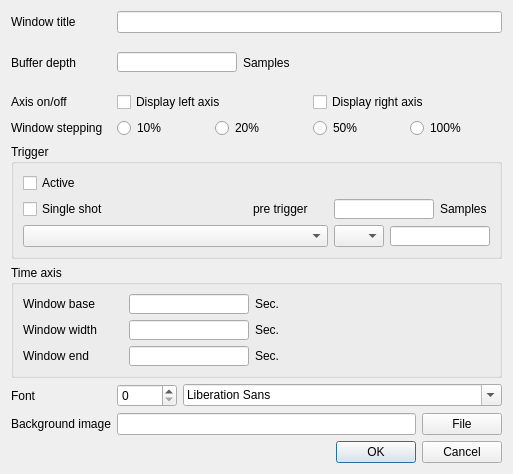
<?xml version="1.0" encoding="UTF-8"?>
<ui version="4.0">
 <class>OscilloscopeConfigDialog</class>
 <widget class="QDialog" name="OscilloscopeConfigDialog">
  <property name="geometry">
   <rect>
    <x>0</x>
    <y>0</y>
    <width>513</width>
    <height>474</height>
   </rect>
  </property>
  <property name="windowTitle">
   <string>Configure Oscilloscope</string>
  </property>
  <property name="windowIcon">
   <iconset resource="../../Icons.qrc">
    <normaloff>:/Icons/Graph.ico</normaloff>:/Icons/Graph.ico</iconset>
  </property>
  <layout class="QVBoxLayout" name="verticalLayout_3">
   <item>
    <layout class="QHBoxLayout" name="horizontalLayout">
     <item>
      <widget class="QLabel" name="label">
       <property name="minimumSize">
        <size>
         <width>100</width>
         <height>0</height>
        </size>
       </property>
       <property name="maximumSize">
        <size>
         <width>100</width>
         <height>16777215</height>
        </size>
       </property>
       <property name="text">
        <string>Window title</string>
       </property>
      </widget>
     </item>
     <item>
      <widget class="QLineEdit" name="WindowTitleLineEdit"/>
     </item>
    </layout>
   </item>
   <item>
    <layout class="QHBoxLayout" name="horizontalLayout_2">
     <item>
      <widget class="QLabel" name="label_2">
       <property name="minimumSize">
        <size>
         <width>100</width>
         <height>0</height>
        </size>
       </property>
       <property name="maximumSize">
        <size>
         <width>100</width>
         <height>16777215</height>
        </size>
       </property>
       <property name="text">
        <string>Buffer depth</string>
       </property>
      </widget>
     </item>
     <item>
      <widget class="TextValueInput" name="BufferDepthLineEdit">
       <property name="maximumSize">
        <size>
         <width>120</width>
         <height>20</height>
        </size>
       </property>
      </widget>
     </item>
     <item>
      <widget class="QLabel" name="label_14">
       <property name="maximumSize">
        <size>
         <width>50</width>
         <height>16777215</height>
        </size>
       </property>
       <property name="text">
        <string>Samples</string>
       </property>
      </widget>
     </item>
     <item>
      <spacer name="horizontalSpacer_2">
       <property name="orientation">
        <enum>Qt::Horizontal</enum>
       </property>
       <property name="sizeHint" stdset="0">
        <size>
         <width>40</width>
         <height>20</height>
        </size>
       </property>
      </spacer>
     </item>
    </layout>
   </item>
   <item>
    <layout class="QHBoxLayout" name="horizontalLayout_3">
     <item>
      <widget class="QLabel" name="label_13">
       <property name="minimumSize">
        <size>
         <width>100</width>
         <height>0</height>
        </size>
       </property>
       <property name="maximumSize">
        <size>
         <width>100</width>
         <height>16777215</height>
        </size>
       </property>
       <property name="text">
        <string>Axis on/off</string>
       </property>
      </widget>
     </item>
     <item>
      <widget class="QCheckBox" name="DisplayLeftAxisCheckBox">
       <property name="text">
        <string>Display left axis</string>
       </property>
      </widget>
     </item>
     <item>
      <widget class="QCheckBox" name="DisplayRightAxisCheckBox">
       <property name="text">
        <string>Display right axis</string>
       </property>
      </widget>
     </item>
    </layout>
   </item>
   <item>
    <layout class="QHBoxLayout" name="horizontalLayout_4">
     <item>
      <widget class="QLabel" name="label_3">
       <property name="minimumSize">
        <size>
         <width>100</width>
         <height>0</height>
        </size>
       </property>
       <property name="maximumSize">
        <size>
         <width>100</width>
         <height>16777215</height>
        </size>
       </property>
       <property name="text">
        <string>Window stepping</string>
       </property>
      </widget>
     </item>
     <item>
      <widget class="QRadioButton" name="Stepping10RadioButton">
       <property name="text">
        <string>10%</string>
       </property>
      </widget>
     </item>
     <item>
      <widget class="QRadioButton" name="Stepping20RadioButton">
       <property name="text">
        <string>20%</string>
       </property>
      </widget>
     </item>
     <item>
      <widget class="QRadioButton" name="Stepping50RadioButton">
       <property name="text">
        <string>50%</string>
       </property>
      </widget>
     </item>
     <item>
      <widget class="QRadioButton" name="Stepping100RadioButton">
       <property name="text">
        <string>100%</string>
       </property>
      </widget>
     </item>
    </layout>
   </item>
   <item>
    <widget class="QGroupBox" name="TriggerGroupBox">
     <property name="title">
      <string>Trigger</string>
     </property>
     <layout class="QVBoxLayout" name="verticalLayout">
      <item>
       <widget class="QCheckBox" name="TriggerCheckBox">
        <property name="text">
         <string>Active</string>
        </property>
       </widget>
      </item>
      <item>
       <layout class="QHBoxLayout" name="horizontalLayout_5">
        <item>
         <widget class="QCheckBox" name="SingleShotCheckBox">
          <property name="minimumSize">
           <size>
            <width>100</width>
            <height>0</height>
           </size>
          </property>
          <property name="text">
           <string>Single shot</string>
          </property>
         </widget>
        </item>
        <item>
         <widget class="QLabel" name="label_4">
          <property name="maximumSize">
           <size>
            <width>75</width>
            <height>16777215</height>
           </size>
          </property>
          <property name="text">
           <string>pre trigger</string>
          </property>
         </widget>
        </item>
        <item>
         <widget class="TextValueInput" name="PreTriggerSamplesLineEdit">
          <property name="maximumSize">
           <size>
            <width>100</width>
            <height>20</height>
           </size>
          </property>
         </widget>
        </item>
        <item>
         <widget class="QLabel" name="label_5">
          <property name="maximumSize">
           <size>
            <width>50</width>
            <height>16777215</height>
           </size>
          </property>
          <property name="text">
           <string>Samples</string>
          </property>
         </widget>
        </item>
       </layout>
      </item>
      <item>
       <layout class="QHBoxLayout" name="horizontalLayout_6">
        <item>
         <widget class="QComboBox" name="TriggerVariableComboBox"/>
        </item>
        <item>
         <widget class="QComboBox" name="TriggerEventComboBox">
          <property name="minimumSize">
           <size>
            <width>50</width>
            <height>0</height>
           </size>
          </property>
          <property name="maximumSize">
           <size>
            <width>50</width>
            <height>16777215</height>
           </size>
          </property>
         </widget>
        </item>
        <item>
         <widget class="TextValueInput" name="TriggerValueLineEdit">
          <property name="maximumSize">
           <size>
            <width>100</width>
            <height>20</height>
           </size>
          </property>
         </widget>
        </item>
       </layout>
      </item>
     </layout>
    </widget>
   </item>
   <item>
    <widget class="QGroupBox" name="TimeAxisGroupBox">
     <property name="title">
      <string>Time axis</string>
     </property>
     <layout class="QVBoxLayout" name="verticalLayout_2">
      <item>
       <layout class="QHBoxLayout" name="horizontalLayout_7">
        <item>
         <widget class="QLabel" name="label_6">
          <property name="minimumSize">
           <size>
            <width>100</width>
            <height>0</height>
           </size>
          </property>
          <property name="maximumSize">
           <size>
            <width>100</width>
            <height>16777215</height>
           </size>
          </property>
          <property name="text">
           <string>Window base</string>
          </property>
         </widget>
        </item>
        <item>
         <widget class="TextValueInput" name="TimeAxisBaseLineEdit">
          <property name="maximumSize">
           <size>
            <width>120</width>
            <height>20</height>
           </size>
          </property>
         </widget>
        </item>
        <item>
         <widget class="QLabel" name="label_9">
          <property name="minimumSize">
           <size>
            <width>40</width>
            <height>0</height>
           </size>
          </property>
          <property name="maximumSize">
           <size>
            <width>100</width>
            <height>16777215</height>
           </size>
          </property>
          <property name="text">
           <string>Sec.</string>
          </property>
         </widget>
        </item>
        <item>
         <spacer name="horizontalSpacer">
          <property name="orientation">
           <enum>Qt::Horizontal</enum>
          </property>
          <property name="sizeHint" stdset="0">
           <size>
            <width>40</width>
            <height>20</height>
           </size>
          </property>
         </spacer>
        </item>
       </layout>
      </item>
      <item>
       <layout class="QHBoxLayout" name="horizontalLayout_8">
        <item>
         <widget class="QLabel" name="label_7">
          <property name="minimumSize">
           <size>
            <width>100</width>
            <height>0</height>
           </size>
          </property>
          <property name="maximumSize">
           <size>
            <width>100</width>
            <height>16777215</height>
           </size>
          </property>
          <property name="text">
           <string>Window width</string>
          </property>
         </widget>
        </item>
        <item>
         <widget class="TextValueInput" name="TimeAxisWidthLineEdit">
          <property name="maximumSize">
           <size>
            <width>120</width>
            <height>20</height>
           </size>
          </property>
         </widget>
        </item>
        <item>
         <widget class="QLabel" name="label_10">
          <property name="minimumSize">
           <size>
            <width>40</width>
            <height>0</height>
           </size>
          </property>
          <property name="maximumSize">
           <size>
            <width>100</width>
            <height>16777215</height>
           </size>
          </property>
          <property name="text">
           <string>Sec.</string>
          </property>
         </widget>
        </item>
        <item>
         <spacer name="horizontalSpacer_3">
          <property name="orientation">
           <enum>Qt::Horizontal</enum>
          </property>
          <property name="sizeHint" stdset="0">
           <size>
            <width>40</width>
            <height>20</height>
           </size>
          </property>
         </spacer>
        </item>
       </layout>
      </item>
      <item>
       <layout class="QHBoxLayout" name="horizontalLayout_9">
        <item>
         <widget class="QLabel" name="label_8">
          <property name="minimumSize">
           <size>
            <width>100</width>
            <height>0</height>
           </size>
          </property>
          <property name="maximumSize">
           <size>
            <width>100</width>
            <height>16777215</height>
           </size>
          </property>
          <property name="text">
           <string>Window end</string>
          </property>
         </widget>
        </item>
        <item>
         <widget class="TextValueInput" name="TimeAxisEndLineEdit">
          <property name="maximumSize">
           <size>
            <width>120</width>
            <height>20</height>
           </size>
          </property>
         </widget>
        </item>
        <item>
         <widget class="QLabel" name="label_11">
          <property name="minimumSize">
           <size>
            <width>40</width>
            <height>0</height>
           </size>
          </property>
          <property name="maximumSize">
           <size>
            <width>100</width>
            <height>16777215</height>
           </size>
          </property>
          <property name="text">
           <string>Sec.</string>
          </property>
         </widget>
        </item>
        <item>
         <spacer name="horizontalSpacer_4">
          <property name="orientation">
           <enum>Qt::Horizontal</enum>
          </property>
          <property name="sizeHint" stdset="0">
           <size>
            <width>40</width>
            <height>20</height>
           </size>
          </property>
         </spacer>
        </item>
       </layout>
      </item>
     </layout>
    </widget>
   </item>
   <item>
    <layout class="QHBoxLayout" name="horizontalLayout_10">
     <item>
      <widget class="QLabel" name="label_12">
       <property name="minimumSize">
        <size>
         <width>100</width>
         <height>0</height>
        </size>
       </property>
       <property name="maximumSize">
        <size>
         <width>100</width>
         <height>16777215</height>
        </size>
       </property>
       <property name="text">
        <string>Font</string>
       </property>
      </widget>
     </item>
     <item>
      <widget class="QSpinBox" name="spinBox">
       <property name="minimumSize">
        <size>
         <width>60</width>
         <height>0</height>
        </size>
       </property>
       <property name="maximumSize">
        <size>
         <width>60</width>
         <height>16777215</height>
        </size>
       </property>
      </widget>
     </item>
     <item>
      <widget class="QFontComboBox" name="FontComboBox"/>
     </item>
    </layout>
   </item>
   <item>
    <layout class="QHBoxLayout" name="horizontalLayout_11">
     <item>
      <widget class="QLabel" name="label_15">
       <property name="minimumSize">
        <size>
         <width>100</width>
         <height>0</height>
        </size>
       </property>
       <property name="maximumSize">
        <size>
         <width>100</width>
         <height>16777215</height>
        </size>
       </property>
       <property name="text">
        <string>Background image</string>
       </property>
      </widget>
     </item>
     <item>
      <widget class="QLineEdit" name="BackgroundImageLineEdit"/>
     </item>
     <item>
      <widget class="QPushButton" name="BackgroundImagePushButton">
       <property name="text">
        <string>File</string>
       </property>
      </widget>
     </item>
    </layout>
   </item>
   <item>
    <widget class="QDialogButtonBox" name="buttonBox">
     <property name="orientation">
      <enum>Qt::Horizontal</enum>
     </property>
     <property name="standardButtons">
      <set>QDialogButtonBox::Cancel|QDialogButtonBox::Ok</set>
     </property>
    </widget>
   </item>
  </layout>
 </widget>
 <customwidgets>
  <customwidget>
   <class>TextValueInput</class>
   <extends>QLineEdit</extends>
   <header>TextValueInput.h</header>
  </customwidget>
 </customwidgets>
 <resources>
  <include location="../../Icons.qrc"/>
 </resources>
 <connections>
  <connection>
   <sender>buttonBox</sender>
   <signal>accepted()</signal>
   <receiver>OscilloscopeConfigDialog</receiver>
   <slot>accept()</slot>
   <hints>
    <hint type="sourcelabel">
     <x>248</x>
     <y>254</y>
    </hint>
    <hint type="destinationlabel">
     <x>157</x>
     <y>274</y>
    </hint>
   </hints>
  </connection>
  <connection>
   <sender>buttonBox</sender>
   <signal>rejected()</signal>
   <receiver>OscilloscopeConfigDialog</receiver>
   <slot>reject()</slot>
   <hints>
    <hint type="sourcelabel">
     <x>316</x>
     <y>260</y>
    </hint>
    <hint type="destinationlabel">
     <x>286</x>
     <y>274</y>
    </hint>
   </hints>
  </connection>
 </connections>
</ui>
